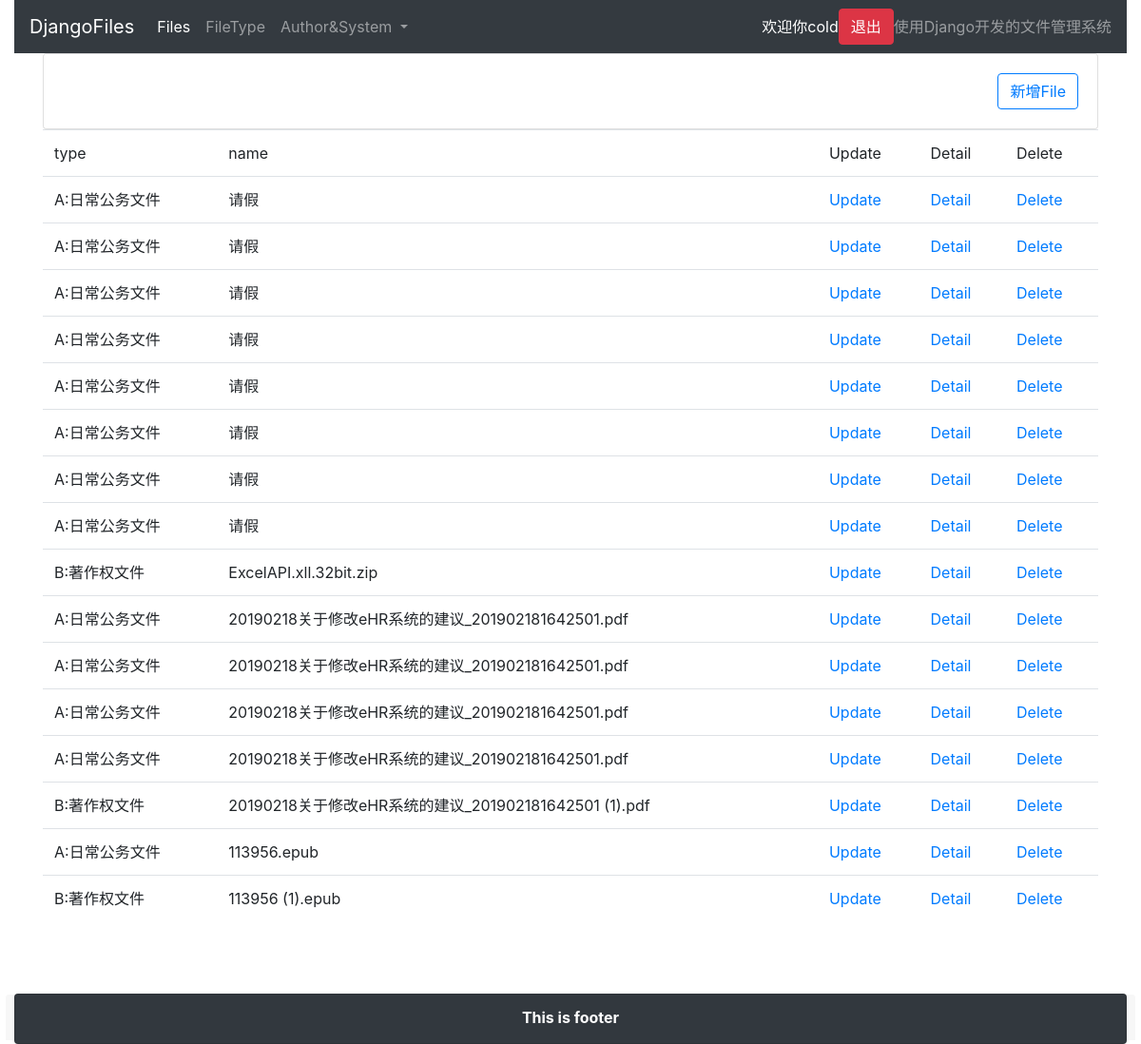
The page /file/files/list/ (signed in) on the database its author committed.
### file_upload/models.py (models this page shows)
class MyFiles(models.Model):
    file_type = models.ForeignKey(to=FileType, on_delete=models.CASCADE,verbose_name='文件类型')
    file_name = models.CharField(max_length=500)
    file_exist_child_folder = models.CharField(max_length=500)

class FileType(models.Model):
    file_type_id = models.CharField(max_length=50, primary_key=True, verbose_name='文件类别编码')
    file_type_name = models.CharField(max_length=500, verbose_name='文件类别名称')
    file_type_describe = models.CharField(max_length=2000, verbose_name='文件类别描述')
    file_folder_name = models.CharField(max_length=50, default='')
    def __str__(self):
        return self.file_type_id + ':' + self.file_type_name

### file_upload/views.py (the view)
# urls.py: path('', MyFilesListView.as_view()),
class MyFilesListView(ListView):
    model = MyFiles
    template_name = 'myfiles/listview.html'
    context_object_name = 'MyFileses'

### file_upload/templates/myfiles/listview.html
{% extends 'base.html' %}
{% block content %}
    <div class="card">
        <div class="card-body">
            <a class="btn btn-outline-primary float-right" href="{% url 'files_create' %}">新增File</a>
        </div>
    </div>
    <div style="width: 100%; overflow: scroll;">
        <table class="table ">
            <thead class="thead-dark">
            <td>type</td>
            <td>name</td>
            <td>Update</td>
            <td>Detail</td>
            <td>Delete</td>
            </thead>
            <tbody>
            {% for myfile in MyFileses %}
                <tr>
                    <td>{{ myfile.file_type }}</td>
                    <td>{{ myfile.file_name }}</td>
                    <td><a href="/file/files/update/{{ myfile.id }}/">Update</a></td>
                    <td><a href="/file/files/detail/{{ myfile.id }}/">Detail</a></td>
                    <td><a href="/file/files/delete/{{ myfile.id }}/">Delete</a></td>
                </tr>
            {% endfor %}
            </tbody>
        </table>
    </div>
{% endblock %}

### file_upload/templates/base.html (shortened to what this page needs)
<!DOCTYPE html>
<html lang="en">
<head>
    {% load static %}
    <link rel="stylesheet" type="text/css" href="{% static 'jqueryUI/jquery-ui.css' %}"/>
    <link rel="stylesheet" type="text/css" href="{% static 'bootstrap/css/bootstrap.css' %}"/>
    <link rel="stylesheet" type="text/css" href="{% static 'selfcss/customer.css' %}"/>
</head>
<body class="container-fluid">
{% block body %}
    <div class="navbar navbar-expand-lg navbar-dark bg-dark">
        <div class="navbar-brand">DjangoFiles</div>
        <div class="collapse navbar-collapse" id="navbarSupportedContent">
            <ul class="navbar-nav mr-auto">
                <li class="nav-item active">
                    <a class="nav-link" href="{% url 'files_list' %}">Files <span class="sr-only">(current)</span></a>
                </li>
                <li class="nav-item">
                    <a class="nav-link" href="{% url 'filetype_list' %}">FileType</a>
                </li>
                <li class="nav-item dropdown">
                    <a class="nav-link dropdown-toggle" href="#" id="navbarDropdown" role="button"
                       data-toggle="dropdown" aria-haspopup="true" aria-expanded="false">
                        Author&System
                    </a>
                </li>
            </ul>
            <form class="form-inline my-2 my-lg-0" method="post" action="{% url 'self-logout' %}">
                {% if user.is_authenticated %}
                    <label class="col-form-label text-white">欢迎你{{ user.name }}{{ user }}</label>
                    <button class="btn btn-danger" type="submit">退出</button>
                {% else %}
                    <a href="{% url 'self-login'  %}?next=/file/files/list" class="btn btn-primary">点击登录</a>
                {% endif %}
            </form>
            <div class="navbar-text">使用Django开发的文件管理系统</div>
        </div>
    </div>
    <div class="container" style="margin-bottom: 60px;">
        {% block content %}
        {% endblock %}
    </div>
    <div class="card bg-dark" style="width: 100%;padding-bottom: 15px;">
        <div class="card-header card-header-tabs text-center text-white font-weight-bold">This is footer</div>
    </div>
{% endblock %}
</body>
</html>

### file_upload/statics/selfcss/customer.css (style rules this page uses)
.table td { word-break: keep-all; white-space: nowrap; }

### rows shown on the page
MyFiles: file_type "A:日常公务文件", file_name "请假"
MyFiles: file_type "A:日常公务文件", file_name "请假"
MyFiles: file_type "A:日常公务文件", file_name "请假"
MyFiles: file_type "A:日常公务文件", file_name "请假"
MyFiles: file_type "A:日常公务文件", file_name "请假"
MyFiles: file_type "A:日常公务文件", file_name "请假"
MyFiles: file_type "A:日常公务文件", file_name "请假"
MyFiles: file_type "A:日常公务文件", file_name "请假"
MyFiles: file_type "B:著作权文件", file_name "ExcelAPI.xll.32bit.zip"
MyFiles: file_type "A:日常公务文件", file_name "20190218关于修改eHR系统的建议_201902181642501.pdf"
MyFiles: file_type "A:日常公务文件", file_name "20190218关于修改eHR系统的建议_201902181642501.pdf"
MyFiles: file_type "A:日常公务文件", file_name "20190218关于修改eHR系统的建议_201902181642501.pdf"
MyFiles: file_type "A:日常公务文件", file_name "20190218关于修改eHR系统的建议_201902181642501.pdf"
MyFiles: file_type "B:著作权文件", file_name "20190218关于修改eHR系统的建议_201902181642501 (1).pdf"
MyFiles: file_type "A:日常公务文件", file_name "113956.epub"
MyFiles: file_type "B:著作权文件", file_name "113956 (1).epub"

### other values the page prints
{{ user }} "cold"
